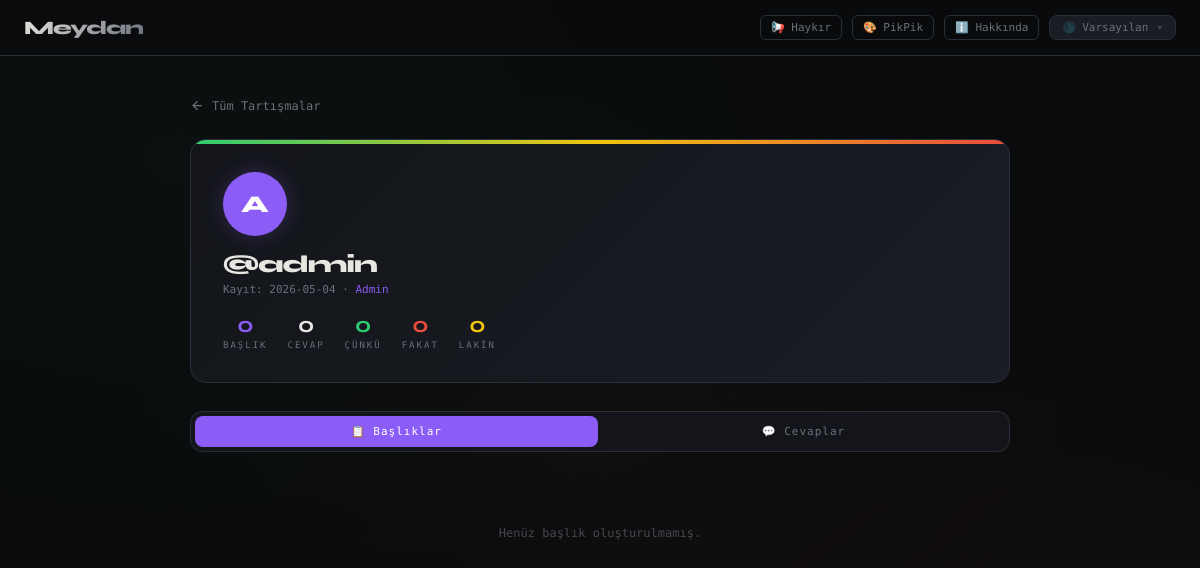
/profile/admin, run on the app's committed database.
### tables this page shows
CREATE TABLE users (
            id INTEGER PRIMARY KEY AUTOINCREMENT,
            username TEXT UNIQUE NOT NULL,
            email TEXT UNIQUE,
            password TEXT NOT NULL,
            is_admin INTEGER DEFAULT 0,
            is_banned INTEGER DEFAULT 0,
            pik_balance INTEGER DEFAULT 50,
            theme TEXT DEFAULT 'dark',
            created_at TEXT DEFAULT CURRENT_TIMESTAMP
        );

### app.py (the view)
@app.route('/profile/<username>')
def profile(username):
    conn = get_db()
    profile_user = conn.execute('SELECT * FROM users WHERE username=?', [username]).fetchone()
    if not profile_user:
        flash('Kullanıcı bulunamadı.')
        return redirect('/')
    uid = profile_user['id']
    type_labels = {'cunku': 'Zira', 'fakat': 'Gelgelelim', 'lakin': 'Yalnız'}
    topics = conn.execute('''
        SELECT t.*,
            (SELECT COUNT(*) FROM nodes WHERE topic_id=t.id AND type='cunku') as cunku_count,
            (SELECT COUNT(*) FROM nodes WHERE topic_id=t.id AND type='fakat') as fakat_count,
            (SELECT COUNT(*) FROM nodes WHERE topic_id=t.id AND type='lakin') as lakin_count,
            (SELECT COUNT(*) FROM votes WHERE target_type='topic' AND target_id=t.id AND value=1) as up,
            (SELECT COUNT(*) FROM votes WHERE target_type='topic' AND target_id=t.id AND value=-1) as down
        FROM topics t
        WHERE t.user_id=? AND t.status='approved'
        ORDER BY t.created_at DESC
    ''', [uid]).fetchall()
    replies = conn.execute('''
        SELECT n.*, t.title as topic_title, t.id as topic_id,
            (SELECT COUNT(*) FROM votes WHERE target_type='node' AND target_id=n.id AND value=1) as up,
            (SELECT COUNT(*) FROM votes WHERE target_type='node' AND target_id=n.id AND value=-1) as down
        FROM nodes n
        JOIN topics t ON n.topic_id=t.id
        WHERE n.user_id=?
        ORDER BY n.created_at DESC
    ''', [uid]).fetchall()
    haykir_entries = conn.execute('''
        SELECT * FROM haykir_entries
        WHERE user_id=?
        ORDER BY day DESC, id DESC
    ''', [uid]).fetchall()
    pik_entries = conn.execute('''
        SELECT * FROM pikpik_pixels
        WHERE user_id=?
        ORDER BY id DESC
    ''', [uid]).fetchall()
    stats = {
        'topic_count': len(topics),
        'reply_count': len(replies),
        'cunku_count': sum(1 for r in replies if r['type'] == 'cunku'),
        'fakat_count': sum(1 for r in replies if r['type'] == 'fakat'),
        'lakin_count': sum(1 for r in replies if r['type'] == 'lakin'),
        'haykir_count': len(haykir_entries),
        'pik_count': len(pik_entries),
    }
    return render_template('profile.html',
        profile_user=profile_user, topics=topics, replies=replies,
        haykir_entries=haykir_entries, pik_entries=pik_entries,
        stats=stats, type_labels=type_labels
    )

### app.py (called while the page is built, shortened)
def get_db():
    conn = sqlite3.connect(DB)
    conn.row_factory = sqlite3.Row
    conn.execute("PRAGMA foreign_keys = ON")
    return conn

@app.context_processor
def inject_globals():
    ctx = {'platform_name': PLATFORM_NAME, 'type_labels': TYPE_LABELS}
    if 'user_id' in session:
        try:
            db = get_db()
            u = db.execute('SELECT pik_balance FROM users WHERE id=?', [session['user_id']]).fetchone()
            db.close()
            ctx['pik_balance'] = u['pik_balance'] if u else 0
        except:
            ctx['pik_balance'] = 0
    else:
        ctx['pik_balance'] = 0
    valid_themes = {'dark', 'karikatur', 'xp', 'win98', 'doga', 'terminal', 'pastel'}
    t = 'dark'
    ctx['theme'] = t
    return ctx

### templates/profile.html (shortened to what this page needs)
{% extends 'base.html' %}
{% block content %}
{% set type_lbl = {'cunku':'Çünkü','fakat':'Fakat','lakin':'Lakin'} %}
<div class="wrap">
  <a class="back-btn" href="/">
    <svg viewBox="0 0 24 24" fill="none" stroke="currentColor" stroke-width="2" width="15" height="15"><path d="M19 12H5M12 19l-7-7 7-7"/></svg>
    Tüm Tartışmalar
  </a>
  <div class="profile-header">
    <div class="profile-avatar">{{ profile_user.username[0]|upper }}</div>
    <div class="profile-name">@{{ profile_user.username }}</div>
    <div class="profile-meta">Kayıt: {{ profile_user.created_at[:10] }}{% if profile_user.is_admin %} · <span style="color:var(--accent);">Admin</span>{% endif %}</div>
    <div class="profile-stats">
      <div class="pstat"><div class="pstat-n p">{{ stats.topic_count }}</div><div class="pstat-l">Başlık</div></div>
      <div class="pstat"><div class="pstat-n" style="color:var(--text-primary);">{{ stats.reply_count }}</div><div class="pstat-l">Cevap</div></div>
      <div class="pstat"><div class="pstat-n g">{{ stats.cunku_count }}</div><div class="pstat-l">Çünkü</div></div>
      <div class="pstat"><div class="pstat-n r">{{ stats.fakat_count }}</div><div class="pstat-l">Fakat</div></div>
      <div class="pstat"><div class="pstat-n y">{{ stats.lakin_count }}</div><div class="pstat-l">Lakin</div></div>
    </div>
  </div>
  <div class="tabs">
    <button class="tab-btn active" onclick="switchTab('topics',this)">📋 Başlıklar</button>
    <button class="tab-btn" onclick="switchTab('replies',this)">💬 Cevaplar</button>
  </div>
  <div class="tab-content active" id="tab-topics">
    {% if topics %}
      {% for t in topics %}
      {% set score = t.up - t.down %}
      <div class="tcard">
        <div class="tcard-title"><a href="/topic/{{ t.id }}">{{ t.title }}</a></div>
        <div class="tcard-meta">
          <span class="tstat"><span class="tdot g"></span>{{ t.cunku_count }} Çünkü</span>
          <span class="tstat"><span class="tdot r"></span>{{ t.fakat_count }} Fakat</span>
          <span class="tstat"><span class="tdot y"></span>{{ t.lakin_count }} Lakin</span>
          <span class="tdate">{{ t.created_at[:10] }}</span>
        </div>
      </div>
      {% endfor %}
    {% else %}
      <div class="empty">Henüz başlık oluşturulmamış.</div>
    {% endif %}
  </div>
</div>
{% endblock %}

### templates/base.html (style rules this page uses)
[data-theme="dark"] { --bg:#0a0b0d;--surface:#13151a;--surface-2:#1a1d24;--surface-3:#22262f;--border:#2a2e38;--text-primary:#e8e6e1;--text-muted:#6b6f7a;--text-dim:#444854;--green:#2ecc71;--green-bg:rgba(46,204,113,.08);--green-border:rgba(46,204,113,.3);--green-glow:rgba(46,204,113,.15);--red:#e74c3c;--red-bg:rgba(231,76,60,.08);--red-border:rgba(231,76,60,.3);--red-glow:rgba(231,76,60,.15);--yellow:#f1c40f;--yellow-bg:rgba(241,196,15,.08);--yellow-border:rgba(241,196,15,.3);--yellow-glow:rgba(241,196,15,.15);--accent:#8b5cf6;--accent-bg:rgba(139,92,246,.1);--topbar-bg:rgba(10,11,13,.92);--font-ui:'DM Mono',monospace;--font-display:'Syne',sans-serif;--card-radius:12px;--brand-gradient:linear-gradient(135deg,#e8e6e1,#6b6f7a); }
* { margin:0;padding:0;box-sizing:border-box; }
body { background:var(--bg);color:var(--text-primary);font-family:var(--font-ui);min-height:100vh;overflow-x:hidden;transition:background .35s,color .35s; }
body::before { content:'';position:fixed;inset:0;pointer-events:none;z-index:0; }
[data-theme="dark"] body::before { background:radial-gradient(ellipse at 15% 20%,rgba(46,204,113,.03) 0%,transparent 50%),radial-gradient(ellipse at 85% 80%,rgba(231,76,60,.03) 0%,transparent 50%),radial-gradient(ellipse at 50% 50%,rgba(241,196,15,.02) 0%,transparent 60%); }

### templates/profile.html (style rules this page uses)
.wrap { position:relative;z-index:1;max-width:860px;margin:0 auto;padding:36px 20px 80px; }
.profile-header { background:linear-gradient(135deg,var(--surface),var(--surface-2));border:1px solid var(--border); border-radius:16px;padding:32px;margin-bottom:28px;animation:fadeUp .4s ease;position:relative;overflow:hidden; }
.profile-header::before { content:'';position:absolute;top:0;left:0;right:0;height:4px; background:linear-gradient(90deg,var(--green),var(--yellow),var(--red)); }
.profile-avatar { width:64px;height:64px;border-radius:50%;background:var(--accent);display:flex; align-items:center;justify-content:center;font-family:'Syne',sans-serif;font-weight:800; font-size:24px;color:#fff;margin-bottom:14px;box-shadow:0 0 20px rgba(139,92,246,.25); }
.profile-name { font-family:'Syne',sans-serif;font-size:24px;font-weight:800;letter-spacing:-1px;margin-bottom:4px; }
.profile-meta { font-size:11px;color:var(--text-muted);margin-bottom:16px; }
.profile-stats { display:flex;gap:20px;flex-wrap:wrap; }
.pstat { text-align:center; }
.pstat-n { font-family:'Syne',sans-serif;font-weight:700;font-size:22px; }
.pstat-n.g { color:var(--green); }
.pstat-n.r { color:var(--red); }
.pstat-n.y { color:var(--yellow); }
.pstat-n.p { color:var(--accent); }
.pstat-l { font-size:9px;color:var(--text-muted);letter-spacing:2px;text-transform:uppercase;margin-top:2px; }
.tabs { display:flex;gap:4px;margin-bottom:24px;background:var(--surface);border:1px solid var(--border); border-radius:12px;padding:4px; }
.tab-btn { flex:1;padding:9px 16px;border-radius:8px;border:none;background:none; font-family:'DM Mono',monospace;font-size:11px;cursor:pointer;color:var(--text-muted); transition:all .2s;letter-spacing:1px; }
.tab-btn.active { background:var(--accent);color:#fff; }
.tab-content { display:none; }
.tab-content.active { display:block; }
.empty { text-align:center;padding:50px 20px;color:var(--text-dim);font-size:12px; }
.back-btn { display:inline-flex;align-items:center;gap:7px;font-size:12px;color:var(--text-muted); background:none;border:none;cursor:pointer;font-family:'DM Mono',monospace;padding:6px 0; transition:color .2s;text-decoration:none;margin-bottom:20px; }

### data on the page
users: username "A", username "admin", created_at "2026-05-04"

### other printed values
{{ stats.topic_count }} "0"
{{ stats.reply_count }} "0"
{{ stats.cunku_count }} "0"
{{ stats.fakat_count }} "0"
{{ stats.lakin_count }} "0"
